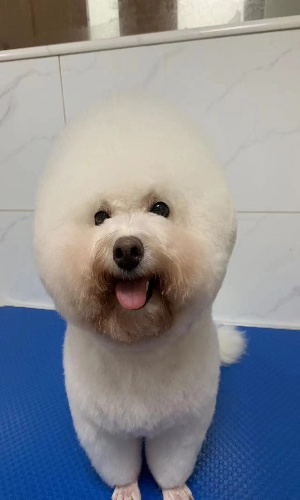
#> input picture oral-cw3/images/dog/dog.jpg, 300 x 500 px; the run also reads 2 pictures not shown here
$ jupyter execute --allow-errors cw3.ipynb   (shell and % lines are left out)
#> lines starting #> are read from the running program, lines starting #| are printed output that depends on the picture; after the words box and inside, x2 and y2 are one past the last pixel; in counts of white or black regions, pixels touching at a corner belong together
[cell 1]
import numpy as np
import cv2
import matplotlib.image as mpimg
from matplotlib import pyplot as plt
import os
from PIL import Image
from scipy import sparse
from scipy.sparse import linalg

#### Utility functions

[cell 2]
def readFolderImages(folder_path):
    file_lst = []
    for files in os.listdir(folder_path):
        if os.path.splitext(files)[1] == '.jpg':
            file_lst.append(folder_path+files)
    return file_lst

def plotRGB(image,rgb=None):
    plt.figure()
    if rgb:
        plt.imshow(image[:,:,[2,1,0]])
    else:
        plt.imshow(image,cmap="gray")
    plt.show()

def plotImages(image_lst, RGB=False, path=False, gray=False):
    n = len(image_lst)
    plt.figure()
    for i in range(1,n+1):
        plt.subplot(1,n,i)
        img = image_lst[i-1]
        if path:
            img = cv2.imread(image_lst[i-1])
        if RGB:
            img = img[:,:,[2,1,0]]
        if gray:
            if len(img.shape)==3:
                img = img[:,:,[2,1,0]]
                img = img[:,:,0]
            plt.imshow(img, cmap ='gray')
        else:
            plt.imshow(img)
    plt.show()

# get the contour points from a mask input
def getVerticesfromMask(mask):
    gray = cv2.cvtColor(mask,cv2.COLOR_BGR2GRAY)
    ret, binary = cv2.threshold(gray,127,255,cv2.THRESH_BINARY)
    contours, _ = cv2.findContours(binary, cv2.RETR_EXTERNAL, cv2.CHAIN_APPROX_NONE)
    return contours[0]

# draw the contour of the polygon on the image
def drawContours(image,polygon_vertices,plot,rgb):
    contour_img = cv2.drawContours(image, [polygon_vertices], -1, (144, 238, 144), 5)
    if plot:
        plotRGB(contour_img,rgb)
    return contour_img

# generate binary mask through a list of contour points
# [13 lines left out: functions makeMaskByVertices, resizeAndSave, not called in this run]

def prePadding(image):
    pad_img = cv2.copyMakeBorder(image, 1, 1, 1, 1, cv2.BORDER_CONSTANT, value = 0)
    return pad_img

class makeMaskByHand:
    # [46 lines left out: functions __init__, OnMouseAction, makeMask, getboundRec, resizeSource, not called in this run]

### 1 Select a grayscale image (25 points)

- Mark out a region R using a polygon (you can use functions like matplotlib.path and cv2.fillpolly) (5 points).

[cell 3]
# visualize the region by a mask
def visualizeRegion(image,vertices=True,vertices_lst=None,mask=None,plot=True,rgb=True):
    if len(image.shape) == 2:
            image = np.stack((image,)*3, axis=-1)
    if vertices:
        return drawContours(image,vertices_lst)
    else:
        vertices_lst = getVerticesfromMask(mask)
        return drawContours(image,vertices_lst,plot,rgb)

[cell 4]
'''
We can store the region information in a binary image (mask) for making out a region.
To make a mask in this code, follow the below steps. They are executed separately,
and you may need to restart the Jupyter kernel after executing step1 and step3.

(Resize and pad the source image such that it can be located in the region chosen from the destination image.
And then make a new detailed mask of the padded source image.)

step0(optional):
resizeAndSave("dst.jpg",(400,400),"dst.jpg")
step1:
maskMaker = makeMaskByHand("dst.jpg","dst_mask.jpg")
maskMaker.makeMask()
step2:
resizeSource("dst_mask.jpg","src.jpg","src_padded.jpg")
step3:
maskMaker = makeMaskByHand("src_padded.jpg","src_padded_mask.jpg")
maskMaker.makeMask()
'''

img = cv2.imread("images/dog/dog.jpg")
#> img is the input picture: shape (500, 300, 3); mean B, G, R 146.4, 140.6, 138
img = cv2.cvtColor(img, cv2.COLOR_BGR2GRAY)
#> img: shape (500, 300)
# use the pre-made mask
mask = cv2.imread("images/dog/dog_mask.jpg")
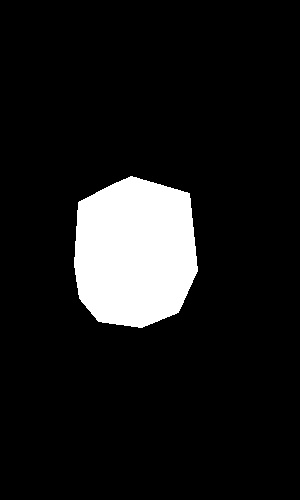
#> input picture oral-cw3/images/dog/dog_mask.jpg, 300 x 500 px
#> mask is the input picture: shape (500, 300, 3); min 0, max 255, mean 26
v = visualizeRegion(img,vertices=False,vertices_lst=None,mask=mask)
#> in getVerticesfromMask, `ret, binary = cv2.threshold(gray,127,255,cv2.THRESH_BINARY)`: binary: shape (500, 300); 10.2% white; 1 white region
#> in getVerticesfromMask, `contours, _ = cv2.findContours(binary, cv2.RETR_EXTERNAL, cv2.CHAIN_AP..`: contours = 1 contour; box (x1, y1, x2, y2) and area: (74, 176, 198, 328) 15100
#> in visualizeRegion, `vertices_lst = getVerticesfromMask(mask)`: vertices_lst = contour of 429 points, box (x1, y1, x2, y2) (74, 176, 198, 328), area 15100
#> in plotImages, `img = img[:,:,0]`:
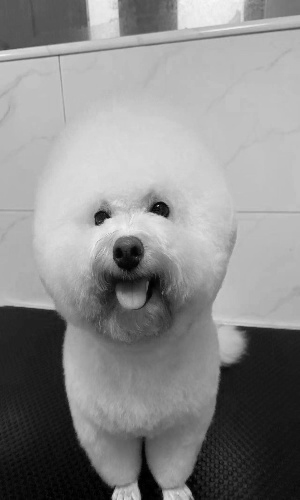
#> img: shape (500, 300); min 0, max 249, mean 138

- Remove the selected region and fill it in using Equation (2) in the paper (10 points).

[cell 5]
class grayscaleEQ2:
    def __init__(self, mask, dst):
        '''
        dst: the destination image from which a selected region will be removed
        mask: the corresponding binary image has the same shape of the destination image

        '''
#> called with mask = 'images/dog/dog_mask.jpg', dst = 'images/dog/dog.jpg'
        self.mask = cv2.imread(mask)
        # read the grayscale image
        self.dst = cv2.imread(dst,cv2.IMREAD_GRAYSCALE)
#> self.dst: shape (500, 300); min 0, max 245, mean 140.5
        # a list stores the coordinates of pixels in the omega region
        self.interior_coord_lst = []
        # the whole image shape
        self.height,self.width = self.mask.shape[0],self.mask.shape[1]
#> self.height = 500; self.width = 300
        # Use the coordinate system to record the order of pixel points in the omega region
        self.n_indices = np.zeros((self.height,self.width),dtype=int)
        self.b = None
        self.A = None
        self.result = None

    # find the interior pixels coordinates and their indices through the binary mask (0/255)
    def getInterior(self):
        idx = 0
        for h in range(self.height):
            for w in range(self.width):
                if self.mask[h,w,0] == 255:
                    self.interior_coord_lst.append([h,w])
                    self.n_indices[h,w]=idx
                    idx += 1
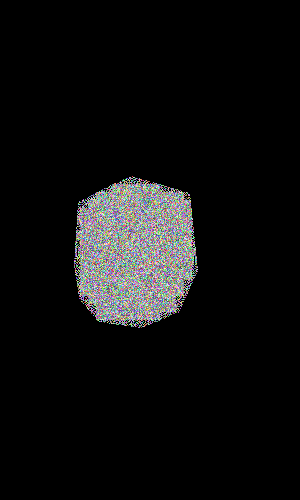
#> self.n_indices: shape (500, 300) int64; 14675 distinct labels, from 0 to 14674; one colour per label, 0 black
#> after the loop, idx = 14675

    # Af = b
    def getPossionEquation(self):
        interior_coord_lst = self.interior_coord_lst
        n_indices = self.n_indices
        n = len(interior_coord_lst)
#> n = 14675
        self.b = np.zeros([n, 1])
#> self.b = 14675 values from 0 to 0
        self.A = np.zeros([n, n])
        for i in range(n):
            x = interior_coord_lst[i][0]
            y = interior_coord_lst[i][1]

            #######################################################################################
            # assume all neighborhoods of the interior pixels are in the image
            #(omega does not extend to the edge of the pixel grid)
            # |N_p|=4
            self.A[i,i] = 4

            # determine the location of the four neighbourhoods of p
            # Analyze in turn whether the four neighbors of p are inside the omega or at the boundary,
            #if the neighbor is inside the omega, modify the corresponding value of A (-f_q: -1)
            #if the neighbor is at the boundary, add f_q^* to the corresponding location of b

            # q \in N_{p} \cap \Omega
            if self.mask[x-1, y, 0] == 255: # the left neighborhood
                self.A[i,n_indices[x-1, y]] = -1
            # q \in N_{p} \cap \partial \Omega
            else:
                self.b[i] = self.dst[x-1, y]

            if self.mask[x+1, y, 0] == 255: # the right neighborhood
                self.A[i,n_indices[x+1, y]] = -1
            else:
                self.b[i] = self.dst[x+1, y]

            if self.mask[x, y-1, 0] == 255: # the lower neighborhood
                self.A[i,n_indices[x, y-1]] = -1
            else:
                self.b[i] = self.dst[x, y-1]

            if self.mask[x, y+1, 0] == 255: # the upper neighborhood
                self.A[i,n_indices[x, y+1]] = -1
            else:
                self.b[i] = self.dst[x, y+1]
#> after the loop, self.b = 14675 values, max 206 at index 1357, min 0 at index 9, mean 11.59
            #######################################################################################

    def possionSolver(self):
        # Af = b
        # store a sparse matrix
        self.A = sparse.lil_matrix(self.A, dtype=int)
        # Use Conjugate Gradient iteration to solve A x = b
        f = linalg.cg(self.A, self.b)[0]
#> f = 14675 values, max 189.1 at index 2793, min 11 at index 14286, mean 117.6
        result_image = self.dst
        for i in range(len(self.interior_coord_lst)):
            x, y = self.interior_coord_lst[i]
            result_image[x, y] = np.clip(f[i], 0, 255)
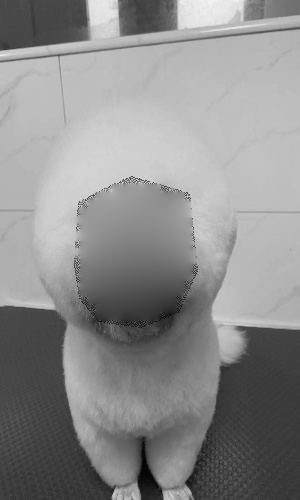
#> result_image: shape (500, 300); min 2, max 245, mean 140.3
        return result_image

    def getResult(self):
        self.getInterior()
        self.getPossionEquation()
        result_image = self.possionSolver()
        self.result = result_image
        return result_image

    def showResult(self):
        plt.figure()
        plt.imshow(self.result, cmap ='gray')
        plt.show()

[cell 6]
dst = "images/dog/dog.jpg"
mask = "images/dog/dog_mask.jpg"

image_lst = [dst,mask]
plotImages(image_lst, RGB=False, path=True, gray=True)

eq2 = grayscaleEQ2(mask,dst)
eq2.getResult()
eq2.showResult()

- Test the method in smooth regions and also in regions with edge (high-frequency) (5 points).

[cell 7]
dst = "images/dog/dog.jpg"
smooth_test = readFolderImages("images/dog/smooth/")
#> pass 3 of the loop in readFolderImages, `for files in os.listdir(folder_path):`:
#> (the rest of this cell did not finish here and is left out)

smooth_result = []
edges_result = []
smooth_makeOut = []
edges_makeOut = []


for smooth in smooth_test:
    result = grayscaleEQ2(smooth,dst).getResult()
    smooth_result.append(result)
    makeOut = visualizeRegion(cv2.imread(dst,0),vertices=False,vertices_lst=None,mask=cv2.imread(smooth),plot=False)
    smooth_makeOut.append(makeOut)


for edges in edges_test:
    result = grayscaleEQ2(edges,dst).getResult()
    edges_result.append(result)
    makeOut = visualizeRegion(cv2.imread(dst,0),vertices=False,vertices_lst=None,mask=cv2.imread(edges),plot=False)
    edges_makeOut.append(makeOut)


plotImages(smooth_makeOut,RGB=False)
plotImages(smooth_result,gray=True)
plotImages(edges_makeOut,RGB=False)
plotImages(edges_result,gray=True)

-   report the behavior as the size of the selected region increases (5 points).

[cell 8]
dst = "images/dog/dog.jpg"
#> (the rest of this cell did not finish here and is left out)

#> call 2 of plotImages, with RGB = False, path = True, gray = True
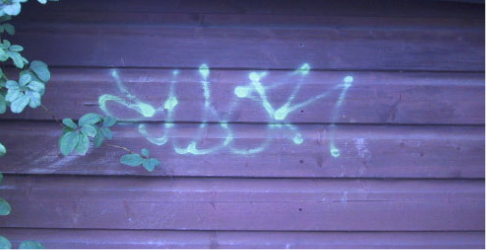
#> input picture oral-cw3/images/paper_images/Concealment/concealment.jpg, 486 x 252 px
#> in plotImages, img is the input picture: shape (252, 486, 3); mean B, G, R 150.4, 99.6, 99.6
#> pass 3 of the loop in plotImages, `for i in range(1,n+1):`:
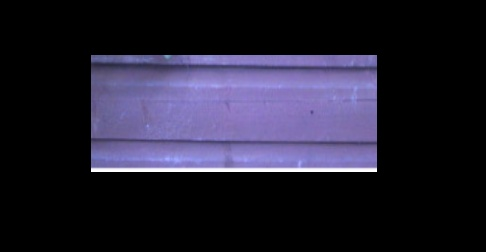
#> input picture oral-cw3/images/paper_images/Concealment/concealment_src_padded.jpg, 486 x 252 px
#> in plotImages, img is the input picture: shape (252, 486, 3); mean B, G, R 48.7, 31.9, 34.7
#> in plotImages (call 2), `img = img[:,:,0]`:
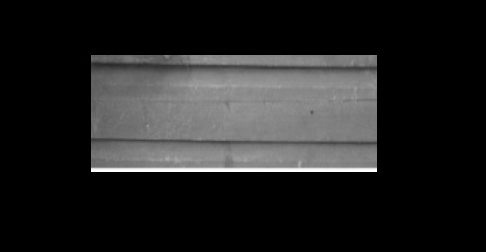
#> img: shape (252, 486); min 0, max 255, mean 34.7
size_test.sort()
size_result = []
size_makeOut = []

for size in size_test:
    result = grayscaleEQ2(size,dst).getResult()
    size_result.append(result)
    makeOut = visualizeRegion(cv2.imread(dst,0),vertices=False,vertices_lst=None,mask=cv2.imread(size),plot=False)
    size_makeOut.append(makeOut)


plotImages(size_makeOut,RGB=False)
plotImages(size_result,gray=True)

### 2 Seamless cloning for grayscale images (50 points)

- (a) Importing gradients (20 points).

[cell 9]
class grayscaleSeamlessCloning:
    def __init__(self, mask, dst,src):

        self.mask = cv2.imread(mask)
        self.dst = cv2.imread(dst)
        # read the source image(source function g)
        self.src = cv2.imread(src)

        if self.dst.shape[2] == 3:
            self.dst = cv2.cvtColor(self.dst, cv2.COLOR_BGR2GRAY)
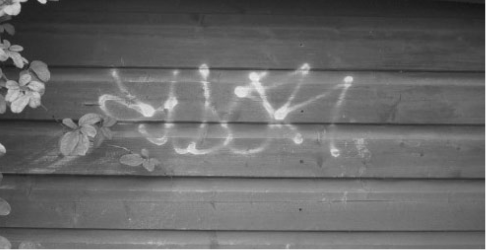
#> self.dst: shape (252, 486); min 20, max 255, mean 105.3
        if self.src.shape[2] == 3:
            self.src = cv2.cvtColor(self.src, cv2.COLOR_BGR2GRAY)
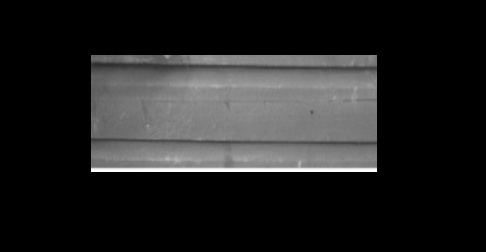
#> self.src: shape (252, 486); min 0, max 255, mean 34.7
        self.interior_coord_lst = []
        self.height,self.width = self.mask.shape[0],self.mask.shape[1]
#> self.height = 252; self.width = 486
        self.n_indices = np.zeros((self.height,self.width),dtype=int)
        self.b = None
        self.A = None
        self.result = None

    def getInterior(self):
        idx = 0
        for h in range(self.height):
            for w in range(self.width):
                if self.mask[h,w,0] == 255:
                    self.interior_coord_lst.append([h,w])
                    self.n_indices[h,w]=idx
                    idx += 1
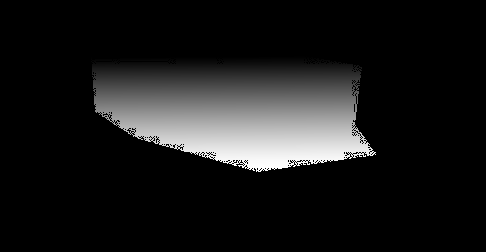
#> self.n_indices: shape (252, 486) int64; min 0, max 24941, mean 2539.7; drawn with min black and max white
#> after the loop, idx = 24942

    def getPossionEquation(self):
        interior_coord_lst = self.interior_coord_lst
        n_indices = self.n_indices
        n = len(interior_coord_lst)
#> n = 24942
        self.b = np.zeros([n, 1])
        self.A = np.zeros([n, n])
        for i in range(n):
            x = interior_coord_lst[i][0]
            y = interior_coord_lst[i][1]

            # \Delta f=\operatorname{div} \mathbf{v} \text { over } \Omega
            # \sum_{q \in N_{p}} v_{p q}
            # v_pq = g_p - g_q
            self.b[i] = 4 * self.src[x,y] - self.src[x-1,y] - self.src[x+1,y] - self.src[x,y -1] - self.src[x,y+1]

            ############# same as before #################
            self.A[i,i] = 4
            if self.mask[x-1, y, 0] == 255:
                self.A[i,n_indices[x-1, y]] = -1
            else:
                self.b[i] += self.dst[x-1, y]

            if self.mask[x+1, y, 0] == 255:
                self.A[i,n_indices[x+1, y]] = -1
            else:
                self.b[i] += self.dst[x+1, y]

            if self.mask[x, y-1, 0] == 255:
                self.A[i,n_indices[x, y-1]] = -1
            else:
                self.b[i] += self.dst[x, y-1]

            if self.mask[x, y+1, 0] == 255:
                self.A[i,n_indices[x, y+1]] = -1
            else:
                self.b[i] += self.dst[x, y+1]
            ###############################################

    # [8 lines left out: function possionSolver, not called in this run]

    def getResult(self):
        self.getInterior()
        self.getPossionEquation()
        result_image = self.possionSolver()
        self.result = result_image
        return self.result

    # [4 lines left out: function showResult, not called in this run]

[cell 10]
# Reproduce the concealment effect in the paper
dst = "images/paper_images/Concealment/concealment.jpg"
mask = "images/paper_images/Concealment/concealment_dst_mask.jpg"
src = "images/paper_images/Concealment/concealment_src_padded.jpg"

image_lst = [dst,mask,src]
plotImages(image_lst, RGB=False, path=True, gray=True)


gsc1 = grayscaleSeamlessCloning(mask,dst,src)
#> (the rest of this cell did not finish here and is left out)

- (b) Mixing gradients (20 points).

[cell 11]
class grayscaleMixedSeamlessCloning:
    # [102 lines left out: functions __init__, getInterior, comapreLength, getPossionEquation, possionSolver, getResult and 1 more, not called in this run]

[cell 12]
# Reproduce the results from the paper
dst = "images/paper_images/mixed/mixed_dst.jpg"
mask = "images/paper_images/mixed/mixed_mask.jpg"
src = "images/paper_images/mixed/mixed_src.jpg"

image_lst = [dst,mask,src]
#> (the rest of this cell did not finish here and is left out)

#> call 3 of plotImages, with RGB = False, path = True, gray = True
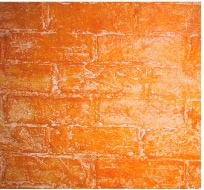
#> input picture oral-cw3/images/paper_images/mixed/mixed_dst.jpg, 204 x 190 px
#> in plotImages, img is the input picture: shape (190, 204, 3); mean B, G, R 68.7, 138.9, 229.8
#> in plotImages (call 3), `img = img[:,:,0]`:
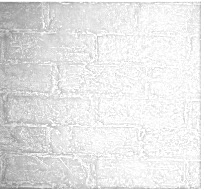
#> img: shape (190, 204); min 118, max 255, mean 229.8

gmsc1 = grayscaleMixedSeamlessCloning(mask,dst,src)
gmsc1.getResult()
gmsc1.showResult()

- Select two images you like to edit and show result that demoinstarted well the effect with one sentence of explanation for each (10 points).

[cell 13]
# normal grayscale seamless cloning

# Replace the facial expression of the dog on the source image.
dst = "images/dog/Expressions/dst.jpg"
mask = "images/dog/Expressions/src_padded_mask.jpg"
src = "images/dog/Expressions/src_padded.jpg"

image_lst = [dst,mask,src]
#> (the rest of this cell did not finish here and is left out)

#> pass 3 of the loop in plotImages, `for i in range(1,n+1):`:

gsc2 = grayscaleSeamlessCloning(mask,dst,src)
gsc2.getResult()
gsc2.showResult()

- explanation:
Introduce the constraint in the form of a guidance field which is the gradient of the source image function.

[cell 14]
# grayscale mixed gradient seamless cloning

# insert the pencil drawing to the tile image.
dst = "images/tile/dst.jpg"
mask = "images/tile/src_padded_mask.jpg"
src = "images/tile/src_padded.jpg"

image_lst = [dst,mask,src]
#> (the rest of this cell did not finish here and is left out)

- explanation:
The guidance field retains the larger of the gradients of the source or destination image functions.

### 3. Seamless cloning for color images (10 points)

[cell 15]
class SeamlessCloning:
    def __init__(self, mask, dst, src):

        self.mask = np.array(Image.open(mask))
        self.dst = np.array(Image.open(dst))
#> self.dst: shape (252, 486, 4)
        self.src = np.array(Image.open(src))

        self.interior_coord_lst = []
        self.height,self.width = self.mask.shape[0],self.mask.shape[1]
        self.n_indices = np.zeros((self.height,self.width),dtype=int)
        self.b = None
        self.A = None
        self.result = None

    def getInterior(self):
        idx = 0
        for h in range(self.height):
            for w in range(self.width):
                if self.mask[h,w,0] == 255:
                    self.interior_coord_lst.append([h,w])
                    self.n_indices[h,w]=idx
                    idx += 1
#> after the loop, idx = 24942

    def getPossionEquation(self):
        interior_coord_lst = self.interior_coord_lst
        n_indices = self.n_indices
        n = len(interior_coord_lst)
#> n = 24942
        self.b = np.zeros([n, 3]) #rgb, 3 channels
        self.A = np.zeros([n, n])
        for i in range(n):
            x = interior_coord_lst[i][0]
            y = interior_coord_lst[i][1]

            ################
            for j in range(3):
                self.b[i,j] = 4 * self.src[x,y,j] - self.src[x-1,y,j] - self.src[x+1,y,j] - self.src[x,y -1,j] - self.src[x,y+1,j]
            ################

           ############# same as before #################
            self.A[i,i] = 4
            if self.mask[x-1, y, 0] == 255:
                self.A[i,n_indices[x-1, y]] = -1
            else:
                for j in range(3):
                    self.b[i,j] += self.dst[x-1, y,j]

            if self.mask[x+1, y, 0] == 255:
                self.A[i,n_indices[x+1, y]] = -1
            else:
                for j in range(3):
                    self.b[i,j] += self.dst[x+1, y,j]

            if self.mask[x, y-1, 0] == 255:
                self.A[i,n_indices[x, y-1]] = -1
            else:
                for j in range(3):
                    self.b[i,j] += self.dst[x, y-1,j]

            if self.mask[x, y+1, 0] == 255:
                self.A[i,n_indices[x, y+1]] = -1
            else:
                for j in range(3):
                    self.b[i,j] += self.dst[x, y+1,j]
            ###############################################

    # [12 lines left out: function possionSolver, not called in this run]

    def getResult(self):
        self.getInterior()
        self.getPossionEquation()
        result_image = self.possionSolver()
        self.result = result_image
        return result_image

    # [4 lines left out: function showResult, not called in this run]
